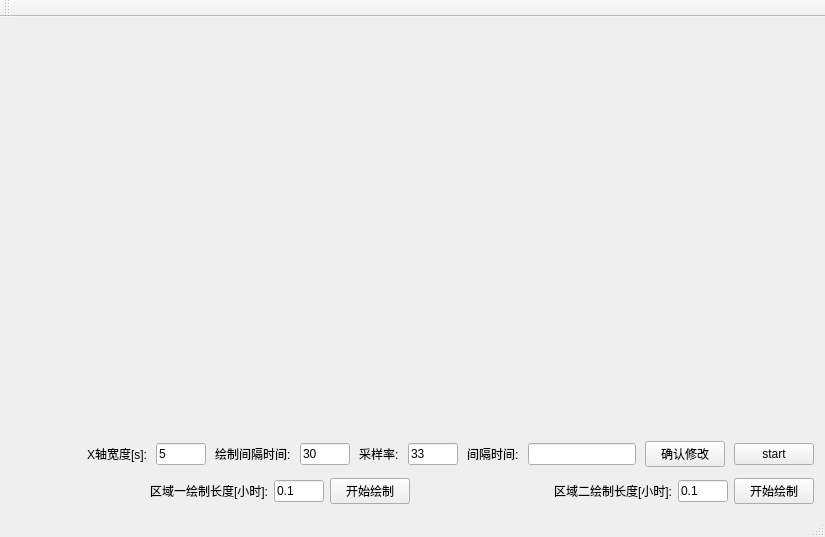
<?xml version="1.0" encoding="UTF-8"?>
<ui version="4.0">
 <class>MainWindow</class>
 <widget class="QMainWindow" name="MainWindow">
  <property name="geometry">
   <rect>
    <x>0</x>
    <y>0</y>
    <width>825</width>
    <height>537</height>
   </rect>
  </property>
  <property name="windowTitle">
   <string>MainWindow</string>
  </property>
  <widget class="QWidget" name="centralWidget">
   <property name="styleSheet">
    <string notr="true">QLabel, QLineEdit, QPushButton{
	font: 12pt &quot;Microsoft YaHei UI&quot;;
}</string>
   </property>
   <layout class="QVBoxLayout" name="verticalLayout" stretch="1,1,0,0">
    <item>
     <widget class="QwtPlot" name="qwtPlot">
      <property name="sizePolicy">
       <sizepolicy hsizetype="Preferred" vsizetype="Expanding">
        <horstretch>0</horstretch>
        <verstretch>0</verstretch>
       </sizepolicy>
      </property>
     </widget>
    </item>
    <item>
     <widget class="QwtPlot" name="qwtPlotTwo">
      <property name="sizePolicy">
       <sizepolicy hsizetype="Preferred" vsizetype="Expanding">
        <horstretch>0</horstretch>
        <verstretch>0</verstretch>
       </sizepolicy>
      </property>
     </widget>
    </item>
    <item>
     <layout class="QHBoxLayout" name="horizontalLayout">
      <property name="spacing">
       <number>9</number>
      </property>
      <item>
       <spacer name="horizontalSpacer_2">
        <property name="orientation">
         <enum>Qt::Horizontal</enum>
        </property>
        <property name="sizeHint" stdset="0">
         <size>
          <width>40</width>
          <height>20</height>
         </size>
        </property>
       </spacer>
      </item>
      <item>
       <widget class="QLabel" name="label_4">
        <property name="toolTip">
         <string>每秒采样次数</string>
        </property>
        <property name="text">
         <string>X轴宽度[s]:</string>
        </property>
        <property name="buddy">
         <cstring>leSamplingRate</cstring>
        </property>
       </widget>
      </item>
      <item>
       <widget class="QLineEdit" name="leXAxisWidth">
        <property name="maximumSize">
         <size>
          <width>50</width>
          <height>16777215</height>
         </size>
        </property>
        <property name="text">
         <string>5</string>
        </property>
       </widget>
      </item>
      <item>
       <widget class="QLabel" name="label_3">
        <property name="text">
         <string>绘制间隔时间:</string>
        </property>
        <property name="buddy">
         <cstring>leIntervalTime</cstring>
        </property>
       </widget>
      </item>
      <item>
       <widget class="QLineEdit" name="lePlotIntervalTime">
        <property name="maximumSize">
         <size>
          <width>50</width>
          <height>16777215</height>
         </size>
        </property>
        <property name="text">
         <string>30</string>
        </property>
       </widget>
      </item>
      <item>
       <widget class="QLabel" name="label">
        <property name="toolTip">
         <string>每秒采样次数</string>
        </property>
        <property name="text">
         <string>采样率:</string>
        </property>
        <property name="buddy">
         <cstring>leSamplingRate</cstring>
        </property>
       </widget>
      </item>
      <item>
       <widget class="QLineEdit" name="leSamplingRate">
        <property name="maximumSize">
         <size>
          <width>50</width>
          <height>16777215</height>
         </size>
        </property>
        <property name="text">
         <string>33</string>
        </property>
       </widget>
      </item>
      <item>
       <widget class="QLabel" name="label_2">
        <property name="text">
         <string>间隔时间:</string>
        </property>
        <property name="buddy">
         <cstring>leIntervalTime</cstring>
        </property>
       </widget>
      </item>
      <item>
       <widget class="QLineEdit" name="leIntervalTime">
        <property name="maximumSize">
         <size>
          <width>119</width>
          <height>16777215</height>
         </size>
        </property>
        <property name="readOnly">
         <bool>true</bool>
        </property>
       </widget>
      </item>
      <item>
       <widget class="QPushButton" name="btnConfirmModify">
        <property name="text">
         <string>确认修改</string>
        </property>
       </widget>
      </item>
      <item>
       <widget class="QPushButton" name="btnStart">
        <property name="text">
         <string>start</string>
        </property>
       </widget>
      </item>
     </layout>
    </item>
    <item>
     <widget class="QWidget" name="widget" native="true">
      <layout class="QHBoxLayout" name="horizontalLayout_2">
       <property name="leftMargin">
        <number>0</number>
       </property>
       <property name="topMargin">
        <number>5</number>
       </property>
       <property name="rightMargin">
        <number>0</number>
       </property>
       <property name="bottomMargin">
        <number>0</number>
       </property>
       <item>
        <spacer name="horizontalSpacer">
         <property name="orientation">
          <enum>Qt::Horizontal</enum>
         </property>
         <property name="sizeHint" stdset="0">
          <size>
           <width>40</width>
           <height>20</height>
          </size>
         </property>
        </spacer>
       </item>
       <item>
        <widget class="QLabel" name="label_5">
         <property name="toolTip">
          <string>每秒采样次数</string>
         </property>
         <property name="text">
          <string>区域一绘制长度[小时]:</string>
         </property>
         <property name="buddy">
          <cstring>leSamplingRate</cstring>
         </property>
        </widget>
       </item>
       <item>
        <widget class="QLineEdit" name="leDrawLength">
         <property name="maximumSize">
          <size>
           <width>50</width>
           <height>16777215</height>
          </size>
         </property>
         <property name="text">
          <string>0.1</string>
         </property>
        </widget>
       </item>
       <item>
        <widget class="QPushButton" name="btnDrawHistory">
         <property name="text">
          <string>开始绘制</string>
         </property>
        </widget>
       </item>
       <item>
        <spacer name="horizontalSpacer_3">
         <property name="orientation">
          <enum>Qt::Horizontal</enum>
         </property>
         <property name="sizeHint" stdset="0">
          <size>
           <width>40</width>
           <height>20</height>
          </size>
         </property>
        </spacer>
       </item>
       <item>
        <widget class="QLabel" name="label_6">
         <property name="toolTip">
          <string>每秒采样次数</string>
         </property>
         <property name="text">
          <string>区域二绘制长度[小时]:</string>
         </property>
         <property name="buddy">
          <cstring>leSamplingRate</cstring>
         </property>
        </widget>
       </item>
       <item>
        <widget class="QLineEdit" name="leSecondDrawLength">
         <property name="maximumSize">
          <size>
           <width>50</width>
           <height>16777215</height>
          </size>
         </property>
         <property name="text">
          <string>0.1</string>
         </property>
        </widget>
       </item>
       <item>
        <widget class="QPushButton" name="btnSecondDrawHistory">
         <property name="text">
          <string>开始绘制</string>
         </property>
        </widget>
       </item>
      </layout>
     </widget>
    </item>
   </layout>
  </widget>
  <widget class="QMenuBar" name="menuBar">
   <property name="geometry">
    <rect>
     <x>0</x>
     <y>0</y>
     <width>825</width>
     <height>23</height>
    </rect>
   </property>
  </widget>
  <widget class="QToolBar" name="mainToolBar">
   <attribute name="toolBarArea">
    <enum>TopToolBarArea</enum>
   </attribute>
   <attribute name="toolBarBreak">
    <bool>false</bool>
   </attribute>
  </widget>
  <widget class="QStatusBar" name="statusBar"/>
 </widget>
 <layoutdefault spacing="6" margin="11"/>
 <customwidgets>
  <customwidget>
   <class>QwtPlot</class>
   <extends>QFrame</extends>
   <header>qwt_plot.h</header>
  </customwidget>
 </customwidgets>
 <resources/>
 <connections/>
</ui>
